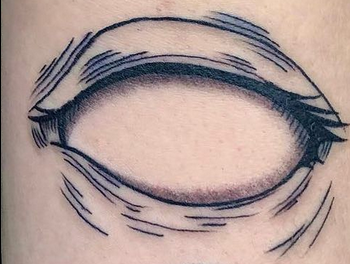
#> input picture simpleExapmles/lb3/tattoos/tattoo0.png, 350 x 264 px; its folder holds 5 pictures in this run
$ python 9_chapter6_scanning_for_matches.py
#> lines starting #> are read from the running program, lines starting #| are printed output that depends on the picture
import os
import numpy as np
import cv2
# Read the query image.
folder = 'tattoos'
query = cv2.imread(os.path.join(folder, 'tattoo0.png'),cv2.IMREAD_GRAYSCALE)
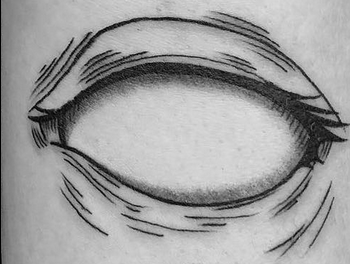
#> query: shape (264, 350); min 0, max 223, mean 158
# create files, images, descriptors globals
files = []
images = []
descriptors = []
for (dirpath, dirnames, filenames) in os.walk(folder):
    files.extend(filenames)
    for f in files:
        if f.endswith('npy') and f != 'query.npy':
            descriptors.append(f)
print(descriptors)
sift = cv2.SIFT_create()
query_kp, query_ds = sift.detectAndCompute(query, None)
#> query_kp = 427 keypoints; strongest (x, y, size): (325, 198, 1.8), (310, 80, 1.9), (313, 84, 2.2), (100, 32, 3.6)
FLANN_INDEX_KDTREE = 1
index_params = dict(algorithm=FLANN_INDEX_KDTREE, trees=5)
search_params = dict(checks=50)
flann = cv2.FlannBasedMatcher(index_params, search_params)
MIN_NUM_GOOD_MATCHES = 10
greatest_num_good_matches = 0
prime_suspect = None
print('>> Initiating picture scan...')
for d in descriptors:
    print('--------- analyzing %s for matches ------------' % d)
    matches = flann.knnMatch(query_ds, np.load(os.path.join(folder, d)), k=2)
    good_matches = []
    for m, n in matches:
        if m.distance < 0.7 * n.distance:
            good_matches.append(m)
    num_good_matches = len(good_matches)
    name = d.replace('.npy', '').upper()
    if num_good_matches >= MIN_NUM_GOOD_MATCHES:
        print('%s is a suspect! (%d matches)' % \
            (name, num_good_matches))
    if num_good_matches > greatest_num_good_matches:
        greatest_num_good_matches = num_good_matches
        prime_suspect = name
    else:
        print('%s is NOT a suspect. (%d matches)' % \
            (name, num_good_matches))
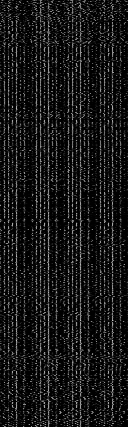
#> query_ds: shape (427, 128) float32; min 0, max 211, mean 23.4
#> after the loop, greatest_num_good_matches = 0

if prime_suspect is not None:
    print('Prime suspect is %s.' % prime_suspect)
else:
    print('There is no suspect.')
